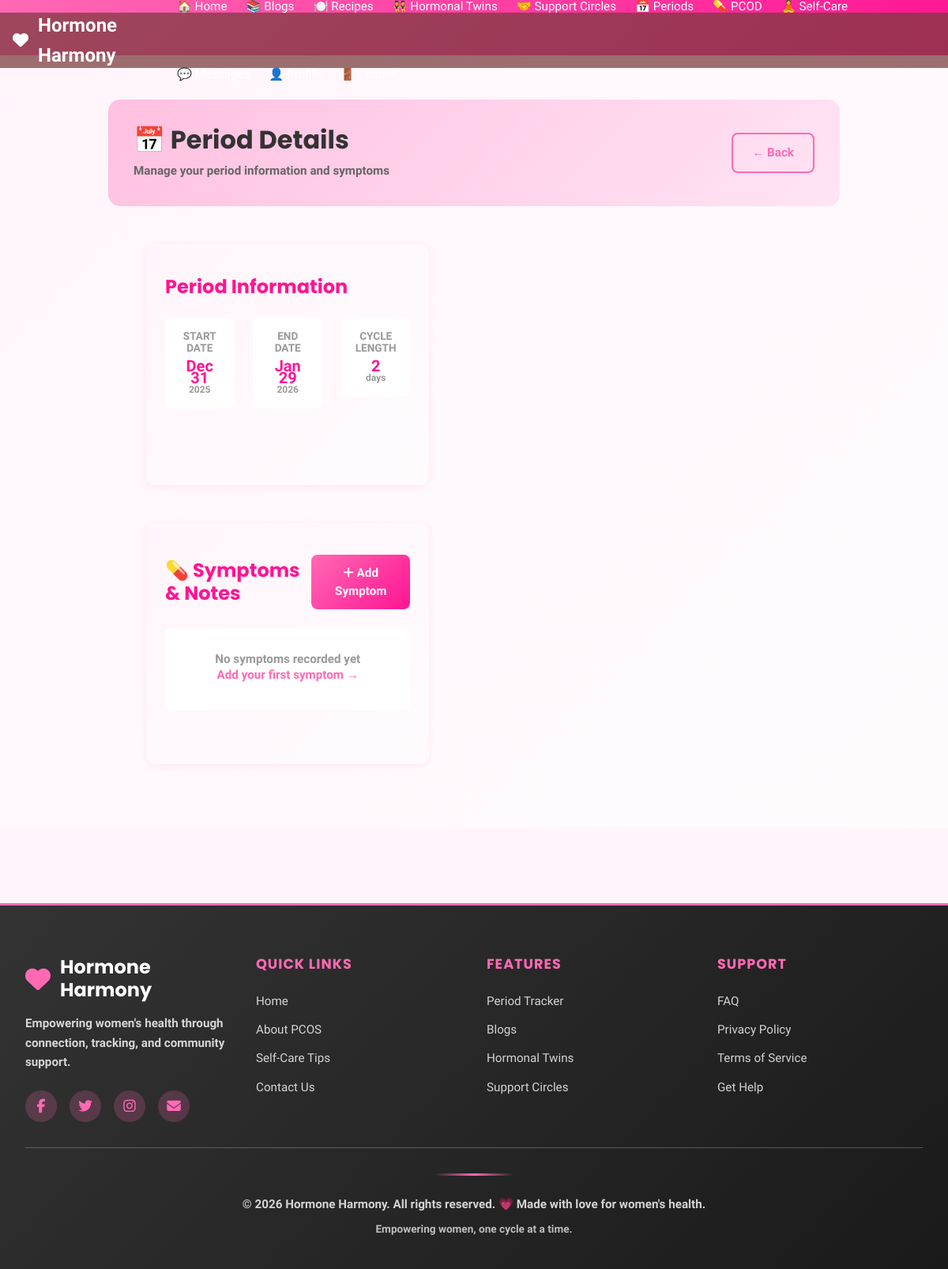
The page /home/period_detail/1/ (signed in) on the database its author committed.
### Home/models.py (models this page shows, shortened)
class Period(models.Model):
    user = models.ForeignKey(User, on_delete=models.CASCADE)
    start_date = models.DateField()
    end_date = models.DateField()
    cycle_length = models.IntegerField()

### Home/views.py (the view)
# urls.py: path('period_detail/<int:period_id>/', views.period_detail, name='period_detail'),
@login_required
def period_detail(request, period_id):
    period = get_object_or_404(Period, id=period_id)
    return render(request, 'Home/period_detail.html', {'period': period})

### templates/Home/period_detail.html (shortened to what this page needs)
{% extends 'Base.html' %}
{% block body_block %}
<div class="container mt-4">
    <div class="row">
        <div class="col-lg-10 offset-lg-1">
            <div style="background: linear-gradient(135deg, #FFC0E0 0%, #FFE4F5 100%); padding: 2rem; border-radius: 15px; margin-bottom: 2rem;">
                <div style="display: flex; justify-content: space-between; align-items: center;">
                    <div>
                        <h2 style="margin: 0; color: #333; font-weight: 700;">📅 Period Details</h2>
                        <p style="margin: 0.5rem 0 0 0; color: #666;">Manage your period information and symptoms</p>
                    </div>
                    <a href="{% url 'Home:period_list' %}" class="btn btn-outline-secondary">← Back</a>
                </div>
            </div>
            <div class="card" style="border: none; border-radius: 12px; box-shadow: 0 2px 8px rgba(255, 192, 224, 0.3); margin-bottom: 2rem; background: linear-gradient(135deg, #FFF5FB 0%, #FFFBFD 100%);">
                <div class="card-body">
                    <h4 style="color: #FF1493; font-weight: 700; margin-bottom: 1.5rem;">Period Information</h4>
                    <div class="row">
                        <div class="col-md-4 mb-3">
                            <div style="background: white; padding: 1rem; border-radius: 8px; text-align: center;">
                                <p style="color: #999; margin: 0; font-size: 0.85rem; text-transform: uppercase;">Start Date</p>
                                <p style="color: #FF1493; font-weight: 700; font-size: 1.25rem; margin: 0.5rem 0 0 0;">
                                    {{ period.start_date|date:"M d" }}
                                </p>
                                <p style="color: #999; margin: 0; font-size: 0.75rem;">{{ period.start_date|date:"Y" }}</p>
                            </div>
                        </div>
                        <div class="col-md-4 mb-3">
                            <div style="background: white; padding: 1rem; border-radius: 8px; text-align: center;">
                                <p style="color: #999; margin: 0; font-size: 0.85rem; text-transform: uppercase;">End Date</p>
                                <p style="color: #FF1493; font-weight: 700; font-size: 1.25rem; margin: 0.5rem 0 0 0;">
                                    {{ period.end_date|date:"M d" }}
                                </p>
                                <p style="color: #999; margin: 0; font-size: 0.75rem;">{{ period.end_date|date:"Y" }}</p>
                            </div>
                        </div>
                        <div class="col-md-4 mb-3">
                            <div style="background: white; padding: 1rem; border-radius: 8px; text-align: center;">
                                <p style="color: #999; margin: 0; font-size: 0.85rem; text-transform: uppercase;">Cycle Length</p>
                                <p style="color: #FF1493; font-weight: 700; font-size: 1.25rem; margin: 0.5rem 0 0 0;">
                                    {{ period.cycle_length }}
                                </p>
                                <p style="color: #999; margin: 0; font-size: 0.75rem;">days</p>
                            </div>
                        </div>
                    </div>
                </div>
            </div>
            <div class="card" style="border: none; border-radius: 12px; box-shadow: 0 2px 8px rgba(255, 192, 224, 0.3); background: linear-gradient(135deg, #FFF5FB 0%, #FFFBFD 100%);">
                <div class="card-body">
                    <div style="display: flex; justify-content: space-between; align-items: center; margin-bottom: 1.5rem;">
                        <h4 style="color: #FF1493; font-weight: 700; margin: 0;">💊 Symptoms & Notes</h4>
                        <a href="{% url 'Home:add_symptom' period.id %}" class="btn btn-sm" style="background: linear-gradient(135deg, #FF69B4, #FF1493); color: white; border: none; font-weight: 600;">
                            <i class="fa fa-plus"></i> Add Symptom
                        </a>
                    </div>
                    {% if period.symptom_set.all %}
                        <div class="row">
                            {% for symptom in period.symptom_set.all %}
                                <div class="col-md-6 mb-3">
                                    <div style="background: white; padding: 1rem; border-radius: 8px; border-left: 4px solid #FF69B4;">
                                        <h6 style="color: #333; font-weight: 700; margin-bottom: 0.5rem;">{{ symptom.symptom }}</h6>
                                        <p style="color: #666; margin: 0.25rem 0; font-size: 0.9rem;">
                                            <strong>Date:</strong> {{ symptom.date|date:"M d, Y" }}
                                        </p>
                                        <p style="color: #666; margin: 0.25rem 0; font-size: 0.9rem;">
                                            <strong>Severity:</strong>
                                            <span class="badge" style="background: {% if symptom.severity >= 7 %}#FF1493{% elif symptom.severity >= 4 %}#FF69B4{% else %}#FFB6D9{% endif %}; color: white;">
                                                {{ symptom.severity }}/10
                                            </span>
                                        </p>
                                        {% if symptom.notes %}
                                        <p style="color: #999; margin: 0.5rem 0 0 0; font-size: 0.85rem; font-style: italic;">
                                            <strong>Notes:</strong> {{ symptom.notes }}
                                        </p>
                                        {% endif %}
                                    </div>
                                </div>
                            {% endfor %}
                        </div>
                    {% else %}
                        <div style="text-align: center; padding: 2rem 1rem; background: white; border-radius: 8px;">
                            <p style="color: #999; margin: 0; font-size: 0.95rem;">No symptoms recorded yet</p>
                            <a href="{% url 'Home:add_symptom' period.id %}" style="color: #FF69B4; text-decoration: none; font-weight: 600;">
                                Add your first symptom →
                            </a>
                        </div>
                    {% endif %}
                </div>
            </div>
        </div>
    </div>
</div>
{% endblock %}

### static/css/base.css (style rules this page uses)
* { margin: 0; padding: 0; box-sizing: border-box; }
html { scroll-behavior: smooth; }
body { font-family: 'Segoe UI', Tahoma, Geneva, Verdana, sans-serif; }
.card { color: var(--clr-neautral-100); background-image: url('https://img5.goodfon.com/wallpaper/nbig/8/fd/texture-geometric-paper-pink-wallpaper-geometriia-rozovyi-be.jpg'); background-size: cover; padding: 1rem 0 0; max-width: 42ch; border-radius: 1rem; overflow: hidden; height: 305px; transition: transform 500ms ease; flex:0.33; margin: 3rem; }
.card p { line-height: 15px; color:white; }
.blogmore h2,h4,p { color: white; font-weight: bold; }
body { margin: 0; padding: 0; }

### static/css/theme.css (style rules this page uses)
:root { --primary-pink: #FF69B4; --dark-pink: #FF1493; --light-pink: #FFB6D9; --baby-pink: #FFC0E0; --pale-pink: #FFE4F5; --very-light-pink: #FFF5FB; --white: #FFFFFF; --dark-gray: #333333; --light-gray: #F5F5F5; --border-color: #FFD7E8; --shadow-sm: 0 2px 8px rgba(255, 192, 224, 0.25); --shadow-md: 0 4px 12px rgba(255, 192, 224, 0.3); --shadow-lg: 0 8px 24px rgba(255, 20, 147, 0.15); }
* { margin: 0; padding: 0; box-sizing: border-box; }
html { scroll-behavior: smooth; }
body { font-family: 'Segoe UI', 'Roboto', 'Oxygen', 'Ubuntu', 'Cantarell', sans-serif; background-color: var(--very-light-pink); color: var(--dark-gray); line-height: 1.6; }
.btn { border: none; border-radius: 8px; font-weight: 600; padding: 0.75rem 1.5rem; transition: all 0.3s ease; cursor: pointer; font-size: 0.95rem; }
.btn-outline-secondary { color: var(--primary-pink); border: 2px solid var(--primary-pink); }
.card { border: 1px solid var(--border-color); border-radius: 12px; box-shadow: var(--shadow-sm); transition: all 0.3s ease; background-color: var(--white); }
.card-body { padding: 1.5rem; }
a { color: var(--primary-pink); text-decoration: none; transition: all 0.3s ease; }
.mt-4 { margin-top: 2rem; }
.mb-3 { margin-bottom: 1.5rem; }

### templates/Base.html (style rules this page uses)
* { font-family: 'Segoe UI', 'Poppins', Tahoma, Geneva, Verdana, sans-serif; }
h1, h2, h3, h4, h5, h6 { font-family: 'Poppins', 'Segoe UI', sans-serif; font-weight: 700; }
body { font-family: 'Segoe UI', Tahoma, Geneva, Verdana, sans-serif; font-size: 0.95rem; line-height: 1.6; }

### rows shown on the page
Period: start_date "Dec 31", start_date "2025", end_date "Jan 29", end_date "2026", cycle_length "2"
